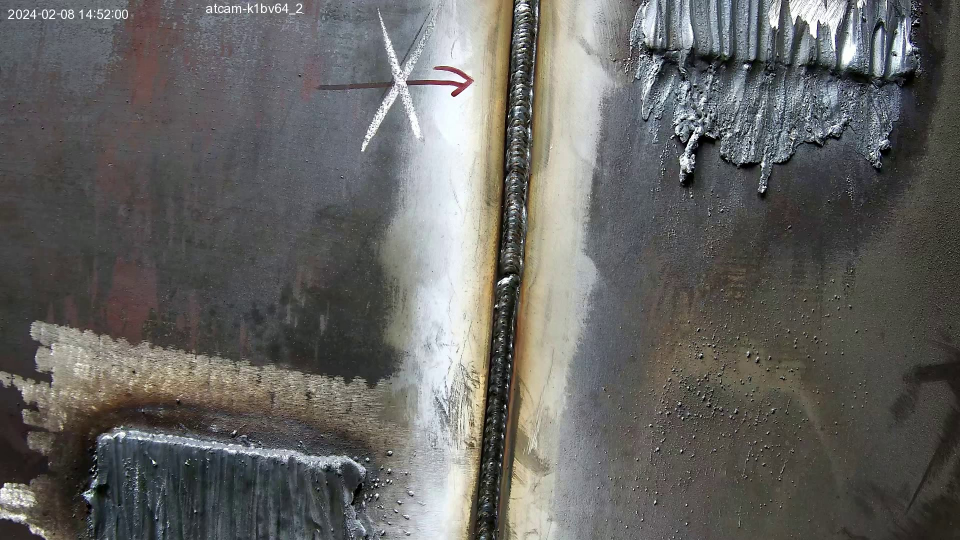
#> input picture 7.jpg, 1920 x 1080 px, given as the content of the folder frames/VID_20240604_104030, which was not available (shown at 1/2 size)
$ python obrabotanii.py
#> lines starting #> are read from the running program, lines starting #| are printed output that depends on the picture; pictures that were not available may be replaced by others from this repository, and a replacement may not be noted
import cv2
from PIL import Image
import numpy as np
import os
from stitching import AffineStitcher

global_scale = 3


def crop_center_one_third_height(image, scale):
    height, width = image.shape[:2]
    one_third_height = height // scale

    top = one_third_height
    bottom = 2 * one_third_height
    left = 0
    right = width

    cropped_image = image[top:bottom, left:right]
    return cropped_image


folder_path = 'frames/VID_20240604_104030'

file_list = [file for file in os.listdir(folder_path) if os.path.isfile(os.path.join(folder_path, file))]
file_list = sorted(file_list, key=lambda x: int(x.split('frame')[-1].split('.')[0]))
file_list = list(reversed(file_list))
print(file_list)
resize_percent = 50  # сжимание для уменьшения размера

photo_array = []
# photo_array = np.array(photo_array)
for file in file_list:
    file_path = os.path.join(folder_path, file)
    img = Image.open(file_path)
#> img is the input picture: PIL image 1920x1080 RGB; mean R, G, B 101.2, 100.5, 98
    img_array = np.array(img)
    width = int(img_array.shape[1] * resize_percent / 100)
#> width = 960
    height = int(img_array.shape[0] * resize_percent / 100)
#> height = 540
    dim = (width, height)
#> dim = (960, 540)
    resized = cv2.resize(img_array, dim, interpolation=cv2.INTER_AREA)
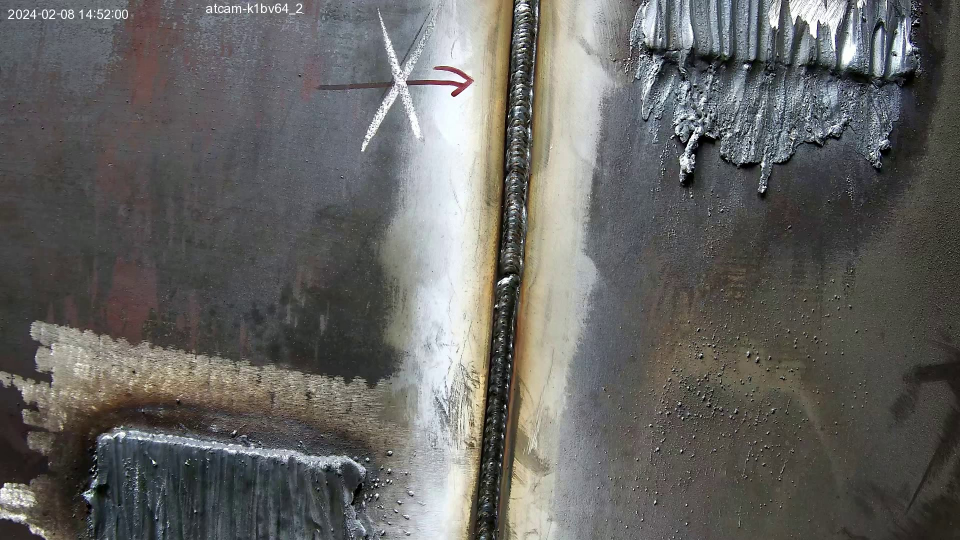
#> resized: shape (540, 960, 3); mean R, G, B 101.3, 100.6, 98.1
    img_array = crop_center_one_third_height(img_array, global_scale)
#> in crop_center_one_third_height, `cropped_image = image[top:bottom, left:right]`:
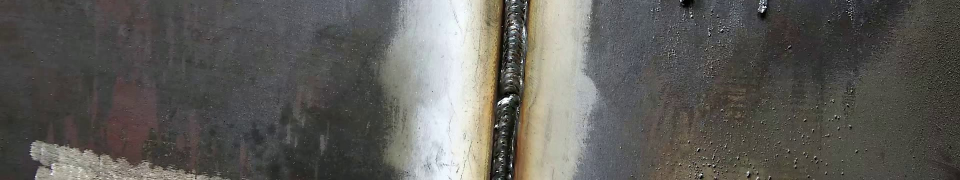
#> cropped_image: shape (360, 1920, 3) (shown at 1/2 size); mean R, G, B 94.7, 93.2, 89
    photo_array.append(img_array)

print(photo_array)
#> (printed output is left out)
# Преобразование в массив NumPy
photo_array = np.array(photo_array)
# im_v = cv2.vconcat(photo_array)
photo_array = np.concatenate(photo_array, axis=0)
photo_array = cv2.cvtColor(photo_array, cv2.COLOR_BGR2RGB)
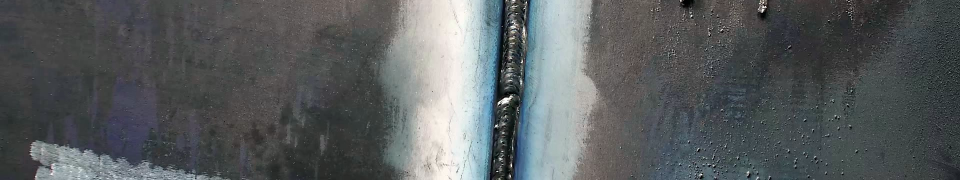
#> photo_array: shape (360, 1920, 3) (shown at 1/2 size); mean R, G, B 89, 93.2, 94.7
cv2.imwrite('12345.png', photo_array)
cv2.imshow('test', photo_array)
cv2.waitKey()
